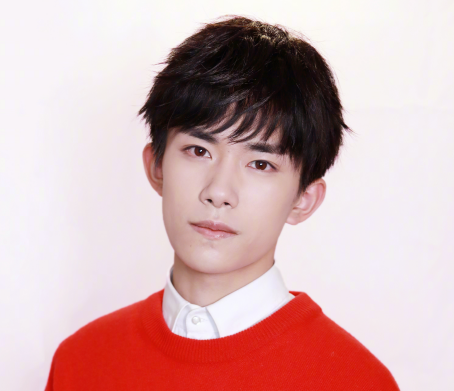
#> input picture mathModel/Instance/Third_a3/p3_version2/FaceID_p2/train/s1/0.png, 454 x 391 px, given in place of pic3.jpg, which was not available
$ python 2.FaceID_material.py train/s1/0.png   (older library calls are emulated)
#> lines starting #> are read from the running program, lines starting #| are printed output that depends on the picture; after the words box and inside, x2 and y2 are one past the last pixel; in counts of white or black regions, pixels touching at a corner belong together; pictures that were not available may be replaced by others from this repository, and a replacement may not be noted
#！/usr/bin/env python
# -*- coding：utf-8 -*-
# author: haotian time:2019/8/19
import cv2
from PIL import Image
import matplotlib.pyplot as plt
import sys
# !/practice/Study_Test python
# -*- coding: utf-8 -*-
# @Time    : 2018/12/23 21:19
# @Author  : yb.w
# @File    : imageface.py
# @define  : 检测图片中的人脸,用矩形框标出
# OpenCv   :
# 使用OpenCV自带库参数数据


# 1.导入库
import cv2

# 2.加载图片，加载模型

# 待检测的图片路径
imagepath = r'./Trained_Face/pic3.jpg'
# 获取训练好的人脸的参数数据，这里直接使用默认值
pathf = r'./haarcascade_frontalface_alt2.xml'
face_cascade = cv2.CascadeClassifier(pathf)
# 读取图片
image = cv2.imread(imagepath)
#> image is the input picture: shape (391, 454, 3); mean B, G, R 178.5, 177.7, 211.7

# 3.对图片灰度化处理
gray = cv2.cvtColor(image, cv2.COLOR_BGR2GRAY)
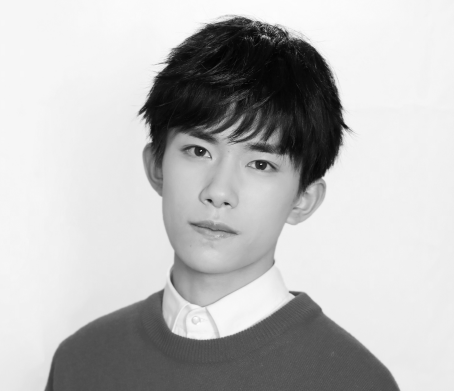
#> gray: shape (391, 454); min 2, max 253, mean 188

# 4.检测人脸，探测图片中的人脸
faces = face_cascade.detectMultiScale(
    gray,
    scaleFactor=1.15,
    minNeighbors=5,
    minSize=(5, 5),
    # flags=cv2.cv.CV_HAAR_SCALE_IMAGE
)
#> faces = [[142, 98, 164, 164]]
print("发现{0}个人脸!".format(len(faces)))
#| 发现1个人脸!

# 5.标记人脸
for (x, y, w, h) in faces:
    # 1.原始图片 2.人脸坐标原点 3.标记的高度 4，线的颜色 5，线宽
    cv2.rectangle(image, (x, y), (x + w, y + h), (0, 255, 0), 5)
#> this loop made 1 pass
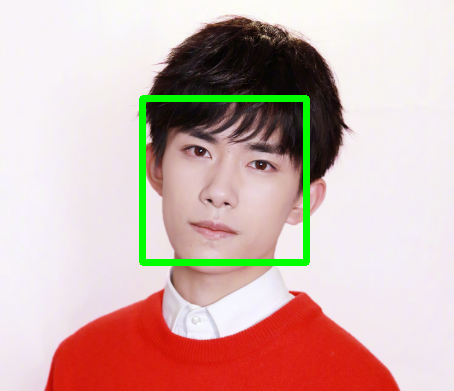
#> image: shape (391, 454, 3); 2.58% of pixels changed, all inside (x1, y1, x2, y2) = (139, 95, 310, 266)

# 6.显示图片
cv2.imshow("Find Faces!", image)
cv2.imwrite('1.jpg',image)

# 7.暂停窗口
cv2.waitKey()

# 8.销毁窗口
cv2.destroyAllWindows()


'''
# [13 lines of commented-out code are left out]
'''


# def CatchUsbVideo(window_name):
#     grey = cv2.imread("./Trained_Face/pic1.jpg")
#     # 告诉OpenCV使用人脸识别分类器
#     classfier = cv2.CascadeClassifier("./haarcascade_frontalface_alt2.xml")
#
#     # 识别出人脸后要画的边框的颜色，RGB格式
#     color = (0, 255, 0)
#
#
#     # grey = cv2.cvtColor(grey, cv2.COLOR_BGR2GRAY)
#
#     # 人脸检测，1.2和2分别为图片缩放比例和需要检测的有效点数
#     faceRects = classfier.detectMultiScale(grey, scaleFactor=1.2, minNeighbors=1, minSize=(32, 32))
#     if len(faceRects) > 0:  # 大于0则检测到人脸
#         for faceRect in faceRects:  # 单独框出每一张人脸
#             x, y, w, h = faceRect
#             cv2.rectangle(grey, (x - 10, y - 10), (x + 10, y + 10), color, 2)
#             cv2.rectangle(grey, (x + 10, y - 10), (x - 10, y + 10), color, 2)
#
#
#     # 显示图像
#     # cv2.imshow(window_name, grey)
#     # cv2.waitKey()
#     cv2.imwrite('1.png',grey)
#     grey = Image.open('1.png')
#     grey = grey.resize((334, 501))
#     plt.ion()
#     plt.imshow(grey)
#     # plt.pause(0.1)
#     plt.close()
#
#     # c = cv2.waitKey(10)
#     # if c & 0xFF == ord('q'):
#     #     break
#     # plt.imshow(grey)
#         # 释放摄像头并销毁所有窗口
#     # cap.release()
#     # cv2.destroyAllWindows()
#
# CatchUsbVideo('window_name')
# # if __name__ == '__main__':
# #     if len(sys.argv) != 1:
# #         print("Usage:%s camera_id\r\n" % (sys.argv[0]))
# #     else:
#         # CatchUsbVideo("识别人脸区域", 0)

$ run again, on mathModel/Instance/Third_a3/p3_version2/FaceID_p2/train/s1/17.png
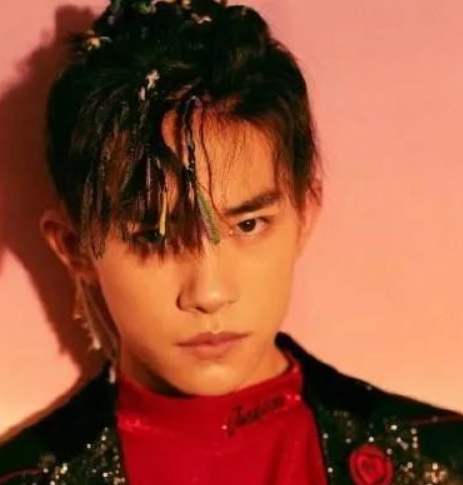
#> input picture mathModel/Instance/Third_a3/p3_version2/FaceID_p2/train/s1/17.png, 463 x 485 px, given in place of pic3.jpg, which was not available
#> image is the input picture: shape (485, 463, 3); mean B, G, R 58.6, 82.6, 152.8
#> `gray = cv2.cvtColor(image, cv2.COLOR_BGR2GRAY)`:
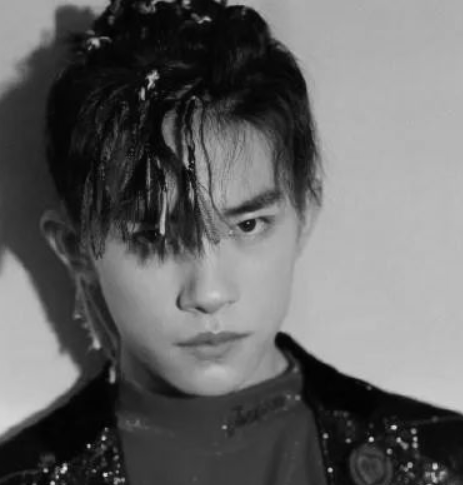
#> gray: shape (485, 463); min 1, max 234, mean 100.9
#> faces = ()
#| 发现0个人脸!
